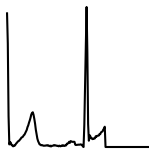
#> input picture imagem/normal/1045.png, 155 x 154 px; its folder holds 4 pictures in this run
$ python ecg_classificacao.py
#> lines starting #> are read from the running program, lines starting #| are printed output that depends on the picture
import cv2
import numpy as np
import os
import matplotlib.pyplot as plt

# Caminhos para as pastas de imagens
normal_path = './imagem/normal'
abnormal_path = './imagem/anomaly'

# Listas para armazenar imagens e rótulos
images = []
labels = []

# Tamanho desejado para as imagens
img_size = (64, 64)

# Função para carregar imagens de uma pasta e rotulá-las
def load_images(folder, label):
#> called with folder = './imagem/normal', label = 0
    for filename in os.listdir(folder):
        if filename.lower().endswith(('.png', '.jpg', '.jpeg')):
            img_path = os.path.join(folder, filename)
            img = cv2.imread(img_path, cv2.IMREAD_GRAYSCALE)  # Converte para tons de cinza
#> img is the input picture: shape (154, 155); min 0, max 255, mean 241.5
            if img is not None:
                img = cv2.resize(img, img_size)  # Redimensiona para 128x128
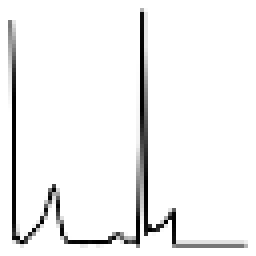
#> img: shape (64, 64) (shown 4 times larger); min 0, max 255, mean 241.4
                images.append(img)
                labels.append(label)
#> pass 2 of the loop in load_images, `for filename in os.listdir(folder):`:
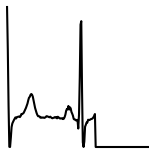
#> input picture imagem/normal/1069.png, 155 x 154 px
#> in load_images, img is the input picture: shape (154, 155); min 0, max 255, mean 241
#> in load_images, `img = cv2.resize(img, img_size)`:
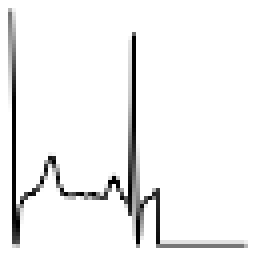
#> img: shape (64, 64) (shown 4 times larger); min 0, max 255, mean 241.4
#> pass 3 of the loop in load_images, `for filename in os.listdir(folder):`:
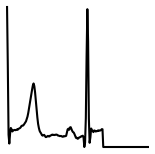
#> input picture imagem/normal/1078.png, 155 x 154 px
#> in load_images, img is the input picture: shape (154, 155); min 0, max 255, mean 240.3
#> in load_images, `img = cv2.resize(img, img_size)`:
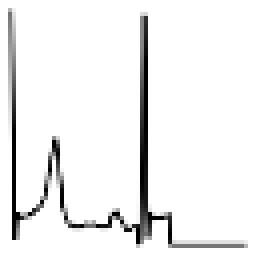
#> img: shape (64, 64) (shown 4 times larger); min 0, max 255, mean 239.6
#> the loop made 4 passes; the first 3 are shown

# Carrega as imagens normais (rótulo 0)
load_images(normal_path, 0)

# Carrega as imagens anormais (rótulo 1)
load_images(abnormal_path, 1)
#> (the run stopped early here; a loop or call above may not have finished)
